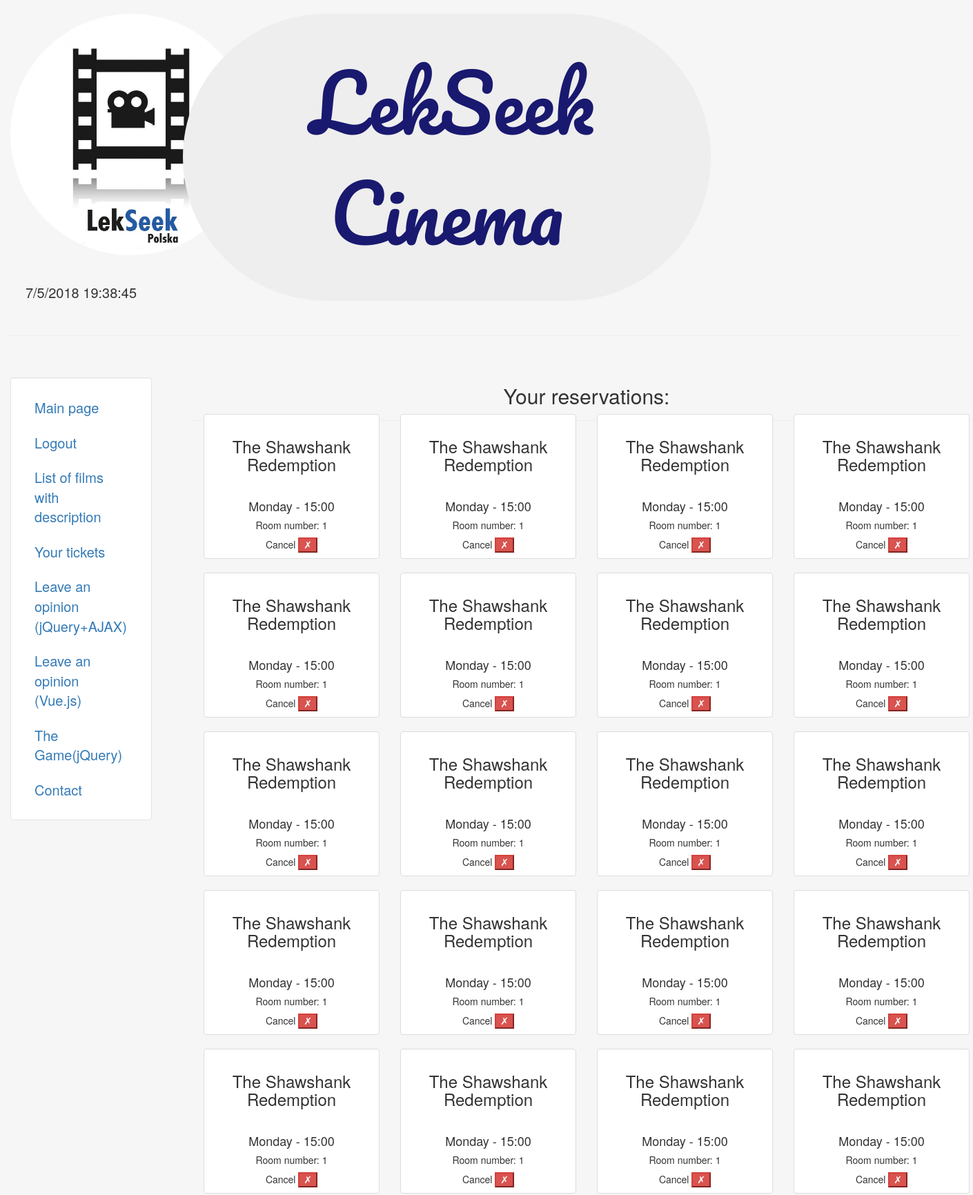
Screenshot of /tickets/ (signed in, upper part) with the database file from the repository.
### reservations/models.py (models this page shows, shortened)
class Ticket(models.Model):
    screening = models.ForeignKey(Screening,on_delete=models.CASCADE)
    user = models.ForeignKey(User,on_delete=models.CASCADE)
    seat = models.CharField(max_length=100)
    class Meta:
        verbose_name_plural = "tickets"

class Screening(models.Model):
    DAY_STATUS = ((0, 'Monday'),
                  (1, 'Tuesday'),
                  (2, 'Wednesday'),
                  (3, 'Thursday'),
                  (4, 'Friday'),
                  (5, 'Saturday'),
                  (6, 'Sunday'))
    HOUR_STATUS = ((0, '8:00'),
                   (1, '8:30'),
                   (2, '9:00'),
                   (3, '9:30'),
                   (4, '10:00'),
                   (5, '10:30'),
                   (6, '11:00'),
                   (7, '11:30'),
                   (8, '12:00'),
                   (9, '12:30'),
                   (10, '13:00'),
                   (11, '13:30'),
                   (12, '14:00'),
                   (13, '14:30'),
                   (14, '15:00'),
                   (15, '15:30'),
                   (16, '16:00'),
                   (17, '16:30'),
                   (18, '17:00'),
                   (19, '17:30'),
                   (20, '18:00'),
                   (21, '18:30'),
                   (22, '19:00'),
                   (23, '19:30'),
                   (24, '20:00'),
                   (25, '20:30'))
    movie = models.ForeignKey(Movie, on_delete=models.CASCADE)
    room_nr = models.ForeignKey(Room, on_delete=models.CASCADE)
    view_day = models.IntegerField(default=0, choices=DAY_STATUS)
    view_hour = models.IntegerField(default=0, choices=HOUR_STATUS)
    class Meta:
        verbose_name_plural = "screenings"

class Movie(models.Model):
    title = models.CharField(max_length=150)
    director = models.CharField(max_length=150)
    description = models.TextField(default="Opis")
    date = models.IntegerField(default=2000)
    genre = models.CharField(max_length=100, default="Thriller")
    poster_url = models.CharField(max_length=500)
    class Meta:
        verbose_name_plural = "movies"
    def __str__(self):
        return self.title

class Room(models.Model):
    number = models.IntegerField(default=0)
    class Meta:
        verbose_name_plural = "rooms"
    def __str__(self):
        return str(self.number)

### reservations/views.py (the view, shortened to what this page needs)
# urls.py: url(r'^tickets/$', views.ticketsview, name="tickets"),
def ticketsview(request):
    if request.user.is_authenticated():
        user = User.objects.get(id=request.user.id)
        if request.method == 'GET':
            tickets = Ticket.objects.filter(user=user)
            return render(request, 'home/tickets.html', {'tickets': tickets})
    else:
        return render(request, 'home/tickets.html')

### reservations/templates/home/tickets.html (shortened to what this page needs)
{% extends "home/base.html" %}
{% block content %}
    {% if user.is_authenticated %}
        <div class="container">
            <div class="page-header" align="middle">
                <h2>Your reservations:</h2>
                {% for ticket in tickets %}
                    <div class="col-lg-3 col-md-3 col-sm-6 col-xs-12">
                        <div class="thumbnail" style="height: 210px">
                            <div class="caption" align="middle">
                                <div><h3 style="height: 80px">{{ ticket.screening.movie }}</h3></div>
                                <h4>{{ ticket.screening.get_view_day_display }}
                                    - {{ ticket.screening.get_view_hour_display }} </h4>
                                <h5> Room number: {{ ticket.screening.room_nr }}</h5>
                                <form action="/tickets/cancel" method="post">
                                    <h5> Cancel <input type="submit" class="btn-danger" value="&#10007;"></h5>
                                </form>
                            </div>
                        </div>
                    </div>
                {% endfor %}
            </div>
        </div>
    {% endif %}
{% endblock %}

### rows the page displays
Ticket: screening.movie "The Shawshank Redemption", screening.view_day "Monday", screening.view_hour "15:00", screening.room_nr "1"
Ticket: screening.movie "The Shawshank Redemption", screening.view_day "Monday", screening.view_hour "15:00", screening.room_nr "1"
Ticket: screening.movie "The Shawshank Redemption", screening.view_day "Monday", screening.view_hour "15:00", screening.room_nr "1"
Ticket: screening.movie "The Shawshank Redemption", screening.view_day "Monday", screening.view_hour "15:00", screening.room_nr "1"
Ticket: screening.movie "The Shawshank Redemption", screening.view_day "Monday", screening.view_hour "15:00", screening.room_nr "1"
Ticket: screening.movie "The Shawshank Redemption", screening.view_day "Monday", screening.view_hour "15:00", screening.room_nr "1"
Ticket: screening.movie "The Shawshank Redemption", screening.view_day "Monday", screening.view_hour "15:00", screening.room_nr "1"
Ticket: screening.movie "The Shawshank Redemption", screening.view_day "Monday", screening.view_hour "15:00", screening.room_nr "1"
Ticket: screening.movie "The Shawshank Redemption", screening.view_day "Monday", screening.view_hour "15:00", screening.room_nr "1"
Ticket: screening.movie "The Shawshank Redemption", screening.view_day "Monday", screening.view_hour "15:00", screening.room_nr "1"
Ticket: screening.movie "The Shawshank Redemption", screening.view_day "Monday", screening.view_hour "15:00", screening.room_nr "1"
Ticket: screening.movie "The Shawshank Redemption", screening.view_day "Monday", screening.view_hour "15:00", screening.room_nr "1"
Ticket: screening.movie "The Shawshank Redemption", screening.view_day "Monday", screening.view_hour "15:00", screening.room_nr "1"
Ticket: screening.movie "The Shawshank Redemption", screening.view_day "Monday", screening.view_hour "15:00", screening.room_nr "1"
Ticket: screening.movie "The Shawshank Redemption", screening.view_day "Monday", screening.view_hour "15:00", screening.room_nr "1"
Ticket: screening.movie "The Shawshank Redemption", screening.view_day "Monday", screening.view_hour "15:00", screening.room_nr "1"
Ticket: screening.movie "The Shawshank Redemption", screening.view_day "Monday", screening.view_hour "15:00", screening.room_nr "1"
Ticket: screening.movie "The Shawshank Redemption", screening.view_day "Monday", screening.view_hour "15:00", screening.room_nr "1"
Ticket: screening.movie "The Shawshank Redemption", screening.view_day "Monday", screening.view_hour "15:00", screening.room_nr "1"
Ticket: screening.movie "The Shawshank Redemption", screening.view_day "Monday", screening.view_hour "15:00", screening.room_nr "1"
